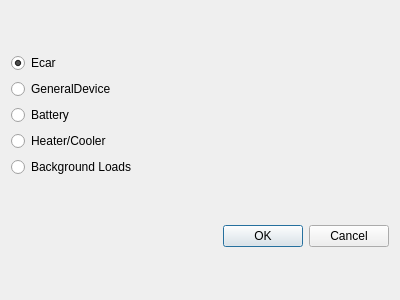
<?xml version="1.0" encoding="UTF-8"?>
<ui version="4.0">
 <class>Dialog</class>
 <widget class="QDialog" name="Dialog">
  <property name="geometry">
   <rect>
    <x>0</x>
    <y>0</y>
    <width>400</width>
    <height>300</height>
   </rect>
  </property>
  <property name="windowTitle">
   <string>Select Type</string>
  </property>
  <layout class="QGridLayout" name="gridLayout">
   <item row="0" column="0">
    <layout class="QVBoxLayout" name="verticalLayout">
     <item>
      <widget class="QRadioButton" name="ecar_radio">
       <property name="text">
        <string>Ecar</string>
       </property>
       <property name="checked">
        <bool>true</bool>
       </property>
      </widget>
     </item>
     <item>
      <widget class="QRadioButton" name="general_radio">
       <property name="text">
        <string>GeneralDevice</string>
       </property>
      </widget>
     </item>
     <item>
      <widget class="QRadioButton" name="radioButton">
       <property name="text">
        <string>Battery</string>
       </property>
      </widget>
     </item>
     <item>
      <widget class="QRadioButton" name="radioButton_2">
       <property name="text">
        <string>Heater/Cooler</string>
       </property>
      </widget>
     </item>
     <item>
      <widget class="QRadioButton" name="radioButton_3">
       <property name="text">
        <string>Background Loads</string>
       </property>
      </widget>
     </item>
    </layout>
   </item>
   <item row="1" column="0">
    <widget class="QDialogButtonBox" name="buttonBox">
     <property name="orientation">
      <enum>Qt::Horizontal</enum>
     </property>
     <property name="standardButtons">
      <set>QDialogButtonBox::Cancel|QDialogButtonBox::Ok</set>
     </property>
    </widget>
   </item>
  </layout>
 </widget>
 <resources/>
 <connections>
  <connection>
   <sender>buttonBox</sender>
   <signal>accepted()</signal>
   <receiver>Dialog</receiver>
   <slot>accept()</slot>
   <hints>
    <hint type="sourcelabel">
     <x>227</x>
     <y>276</y>
    </hint>
    <hint type="destinationlabel">
     <x>157</x>
     <y>274</y>
    </hint>
   </hints>
  </connection>
  <connection>
   <sender>buttonBox</sender>
   <signal>rejected()</signal>
   <receiver>Dialog</receiver>
   <slot>reject()</slot>
   <hints>
    <hint type="sourcelabel">
     <x>295</x>
     <y>282</y>
    </hint>
    <hint type="destinationlabel">
     <x>286</x>
     <y>274</y>
    </hint>
   </hints>
  </connection>
 </connections>
</ui>
